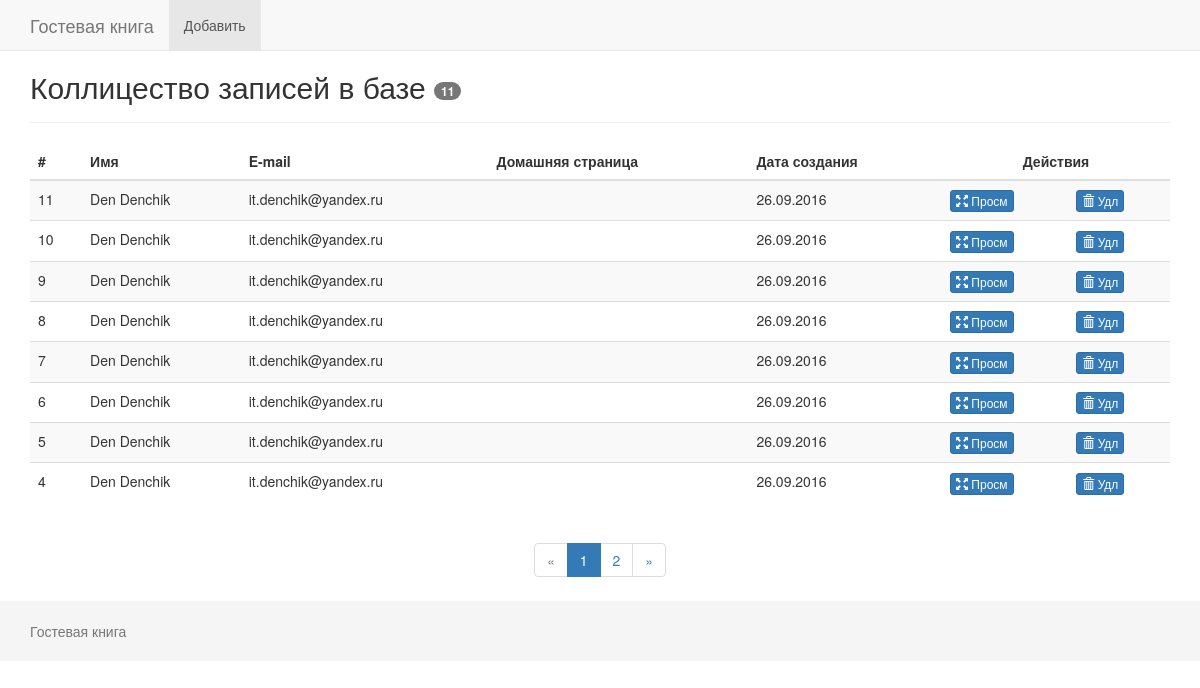
Before: / with the older database file.
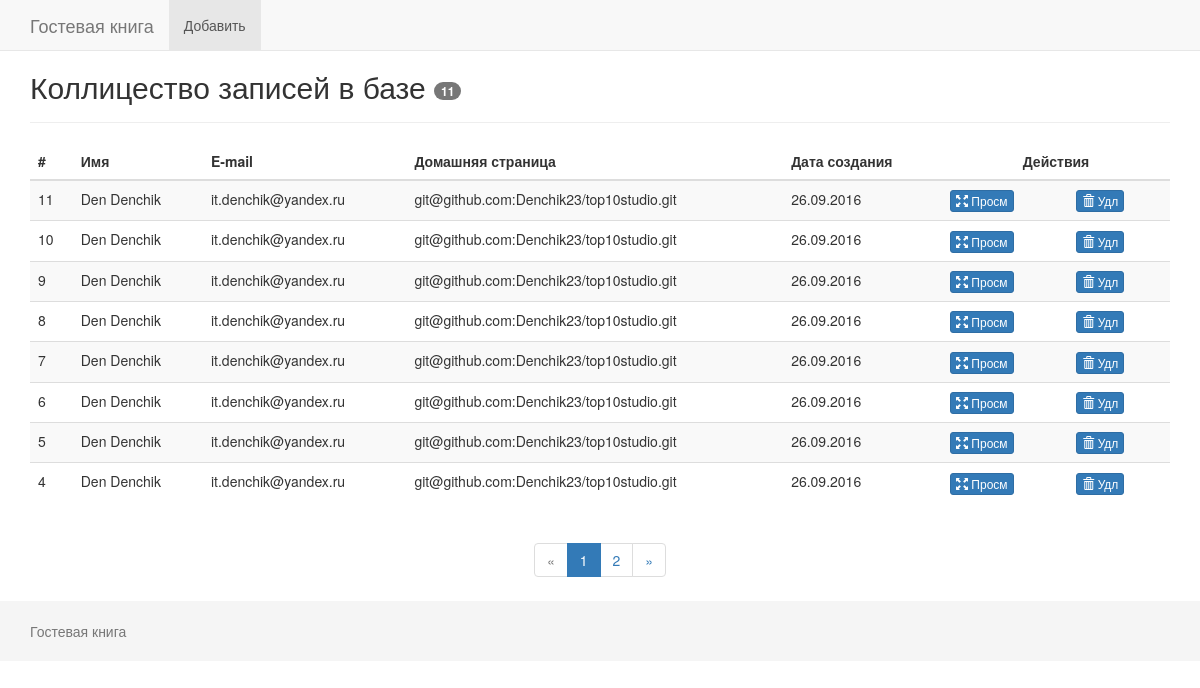
After: the same page with the newer database file.
### tables this page shows
CREATE TABLE IF NOT EXISTS `records` (
  `id` int(11) NOT NULL AUTO_INCREMENT,
  `name` varchar(250) NOT NULL,
  `email` varchar(250) NOT NULL,
  `homepage` varchar(250) NOT NULL,
  `text` text NOT NULL,
  `ip` varchar(250) NOT NULL,
  `browser` varchar(100) NOT NULL,
  `date` timestamp NOT NULL DEFAULT CURRENT_TIMESTAMP,
  `file` varchar(250) NOT NULL,
  PRIMARY KEY (`id`)
);

### controllers/IndexController.php (called while the page is built, shortened)
<?php
include_once('../models/RecordsModel.php');
function indexAction() {
    $cur_page = 1;
    $start = ($cur_page - 1) * PerPage;
    $rsClients = GetRecords($start);
    $CountClients = CountClients();
    $num_pages = ceil($CountClients / PerPage);
    $pagination = [
        'cur_page' => $cur_page,
        'num_pages' => $num_pages,
        'CountClients' => $CountClients
    ];
    include(TemplatePrefix.'index'.TemplatePostfix);
}

### library/mainFunctions.php (called while the page is built, shortened)
<?php
function loadPage($controllerName, $actionName = 'index') {
    $function = $actionName.'Action';
    $function();
}
function ConvertingDate ($date) {
    if (preg_match('/^([0-9]{2}).([0-9]{2}).([0-9]{4})$/', $date)) {
        return date("Y-m-d", strtotime($date));
    } else {
        if ($date == '0000-00-00') {
            return 'Не указана';
        } else {
            return date("d.m.Y", strtotime($date));
        }
    }
}

### www/index.php (called while the page is built, shortened)
<?php
include_once ('../library/DataBase.php');
include_once ('../library/mainFunctions.php');
$controllerName = isset($_GET['controller']) ? ucfirst($_GET['controller']) : 'Index';
$actionName = isset($_GET['action']) ? $_GET['action'] : 'index';
$db = DataBase::getDB();
loadPage($controllerName, $actionName);

### library/DataBase.php (called while the page is built, shortened)
<?php
class DataBase {
	private static $db = null;
	private $mysqli;
	private $sym_query = "{?}";
	public static function getDB() {
		if (self::$db == null) self::$db = new DataBase();
		return self::$db;
	}
	private function __construct() {
		$this->mysqli = new mysqli("localhost", "root", "123", "top10studio_db");
		$this->mysqli->query("SET lc_time_names = 'ru_RU'");
		$this->mysqli->query("SET NAMES 'utf8'");
	}
	private function getQuery($query, $params) {
		if ($params) {
			for ($i = 0; $i < count($params); $i++) {
				$pos = strpos($query, $this->sym_query);
				$arg = $this->mysqli->real_escape_string($params[$i]);
				$query = substr_replace($query, $arg, $pos, strlen($this->sym_query));
			}
		}
		return $query;
	}
	public function select($query, $params = false) {
		$result_set = $this->mysqli->query($this->getQuery($query, $params));
		return $this->resultSetToArray($result_set);
	}
	public function numRows($result)
	{
		$count=0;
		foreach($result as &$i){
			$count++;
		}
		return $count;
	}
	private function resultSetToArray($result_set) {
		$array = array();
		while (($row = $result_set->fetch_assoc()) != false) {
			$array[] = $row;
		}
		return $array;
	}
}
?>

### models/RecordsModel.php (called while the page is built, shortened)
<?php
function GetRecords($start = 0) {
    global $db;
    $PerPage = PerPage;
    $sql = "SELECT * FROM records ORDER BY id DESC LIMIT {?},{?}";
    $result = $db->select($sql, array($start, $PerPage));
    $smartyRs = array();
    foreach ($result as $value) {
        $value['date'] = ConvertingDate($value['date']);
        $smartyRs[] = $value;
    }
    return $smartyRs;
}
function CountClients() {
    global $db;
    $sql = "SELECT * FROM records";
    $result = $db->select($sql);
    return $db->numRows($result);
}

### views/default/index.php (the view, shortened to what this page needs)
<?php include(TemplatePrefix.'header'.TemplatePostfix);?>
<div class="container" role="main">
    <div class="page-header">
        <h2>Коллицество записей в базе  <span class="badge"><?=$CountClients?></span></h2>
    </div>
    <div class="row">
        <div class="col-md-12">
            <table class="table table-striped">
                <thead>
                <tr>
                    <th>#</th>
                    <th>Имя</th>
                    <th>E-mail</th>
                    <th>Домашняя страница</th>
                    <th>Дата создания</th>
                    <th colspan="2" class="Actions">Действия</th>
                </tr>
                </thead>
                <tbody>
                <?php foreach ($rsClients as $item):?>
                    <tr>
                        <td><?=$item['id']?></td>
                        <td><?=$item['name']?></td>
                        <td><?=$item['email']?></td>
                        <td><?=$item['homepage']?></td>
                        <td><?=$item['date']?></td>
                        <td><a id="showRecord_<?=$item['id']?>" class="btn btn-primary btn-xs" href="#" onclick="showRecordAj(<?=$item['id']?>); return false;"><span class="glyphicon glyphicon-fullscreen"></span> Просм</a></td>
                        <td><a class="btn btn-primary btn-xs" href="/del/<?=$item['id']?>/"><span class="glyphicon glyphicon-trash"></span> Удл</a></td>
                    </tr>
                <?php endforeach; ?>
                </tbody>
            </table>
            <?php if ($pagination['num_pages'] > 1):?>
            <div class="text-center">
                <ul class="pagination">
                    <?php if ($pagination['cur_page'] == 1) :?>
                        <li class="disabled"><span>«</span></li>
                    <?php else: ?>
                        <li><a href="/?page=<?=$pagination['cur_page']-1?>" rel="prev">«</a></li>
                    <?php endif; ?>
                    <?php for ($page=1; $page <= $pagination['num_pages']; $page++) :?>
                        <?php if ($page == $pagination['cur_page']):?>
                            <li class="active"><span><?=$page?></span></li>
                        <?php else: ?>
                            <li><a href="/?page=<?=$page?>"><?=$page?></a></li>
                        <?php endif; ?>
                    <?php endfor; ?>
                    <?php if($pagination['cur_page'] == $pagination['num_pages']):?>
                        <li class="disabled"><span>»</span></li>
                    <?php else: ?>
                        <li><a href="/?page=<?=$pagination['cur_page']+1?>" rel="next">»</a></li>
                    <?php endif; ?>
                </ul>
            </div>
            <?php endif; ?>
        </div>
    </div>
</div>
<?php include(TemplatePrefix.'footer'.TemplatePostfix);?>

### views/default/header.php (shortened to what this page needs)
<!DOCTYPE html>
<html lang="ru">
<head>
    <link href="<?=TemplateWebPath?>css/bootstrap.min.css" rel="stylesheet">
    <link href="<?=TemplateWebPath?>css/bootstrap-theme.css" rel="stylesheet">
</head>
<body role="document">
<nav class="navbar navbar-default navbar-fixed-top">
    <div class="container">
        <div class="navbar-header">
            <a class="navbar-brand" href="/">Гостевая книга</a>
        </div>
        <div id="navbar" class="collapse navbar-collapse">
            <ul class="nav navbar-nav">
                <li class="active"><a href="/add/">Добавить</a></li>
            </ul>
        </div>
    </div>
</nav>

### views/default/footer.php
<footer class="footer">
    <div class="container">
        <p class="text-muted">Гостевая книга</p>
    </div>
</footer>
</body>
</html>

Changed rows visible on the page:
changed records id 11: homepage (not shown) → "git@github.com:Denchik23/top10studio.git"
changed records id 10: homepage (not shown) → "git@github.com:Denchik23/top10studio.git"
changed records id 9: homepage (not shown) → "git@github.com:Denchik23/top10studio.git"
changed records id 8: homepage (not shown) → "git@github.com:Denchik23/top10studio.git"
changed records id 7: homepage (not shown) → "git@github.com:Denchik23/top10studio.git"
changed records id 6: homepage (not shown) → "git@github.com:Denchik23/top10studio.git"
changed records id 5: homepage (not shown) → "git@github.com:Denchik23/top10studio.git"
changed records id 4: homepage (not shown) → "git@github.com:Denchik23/top10studio.git"
